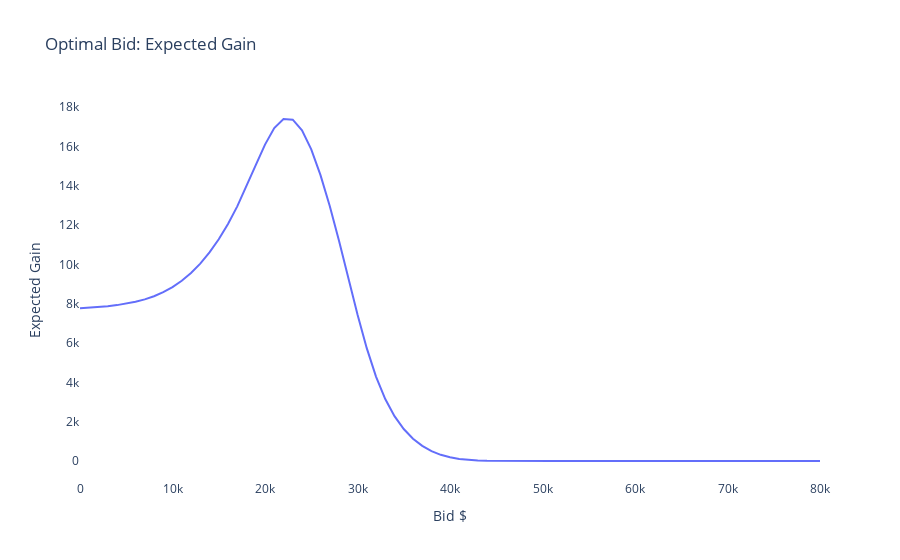

Notebook cell for this chart:
### Code cell
fig = go.Figure()

fig.add_trace(
    go.Line(
        x=expected_gain_series.index,
        y=expected_gain_series
    )
)

fig.update_layout(
    xaxis_title='Bid $',
    yaxis_title='Expected Gain',
    plot_bgcolor='rgba(0,0,0,0)',
    title='Optimal Bid: Expected Gain'
)

fig.show()
